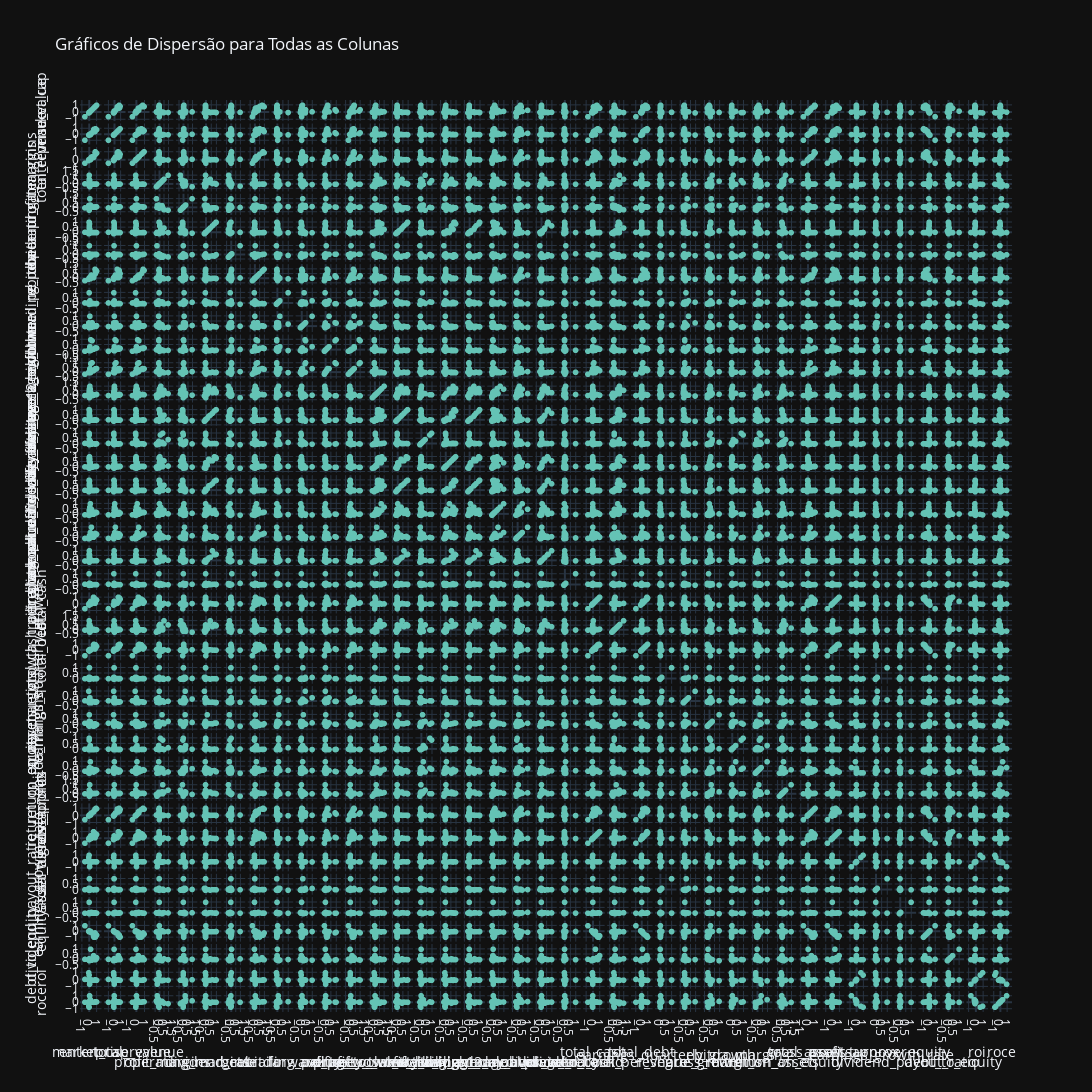

The notebook cell saved with this chart:
### Markdown cell above
##### Dispertion Matrix

### Code cell
fig = px.scatter_matrix(fundamentals_corr, dimensions=fundamentals_corr.columns, title='Gráficos de Dispersão para Todas as Colunas', template="plotly_dark",)
fig.update_traces(marker=dict(color='rgb(100, 195, 181)'))

fig.update_layout(width=4000, height=8000, grid=dict(xgap=0.1, ygap=0.1))

fig.show()
